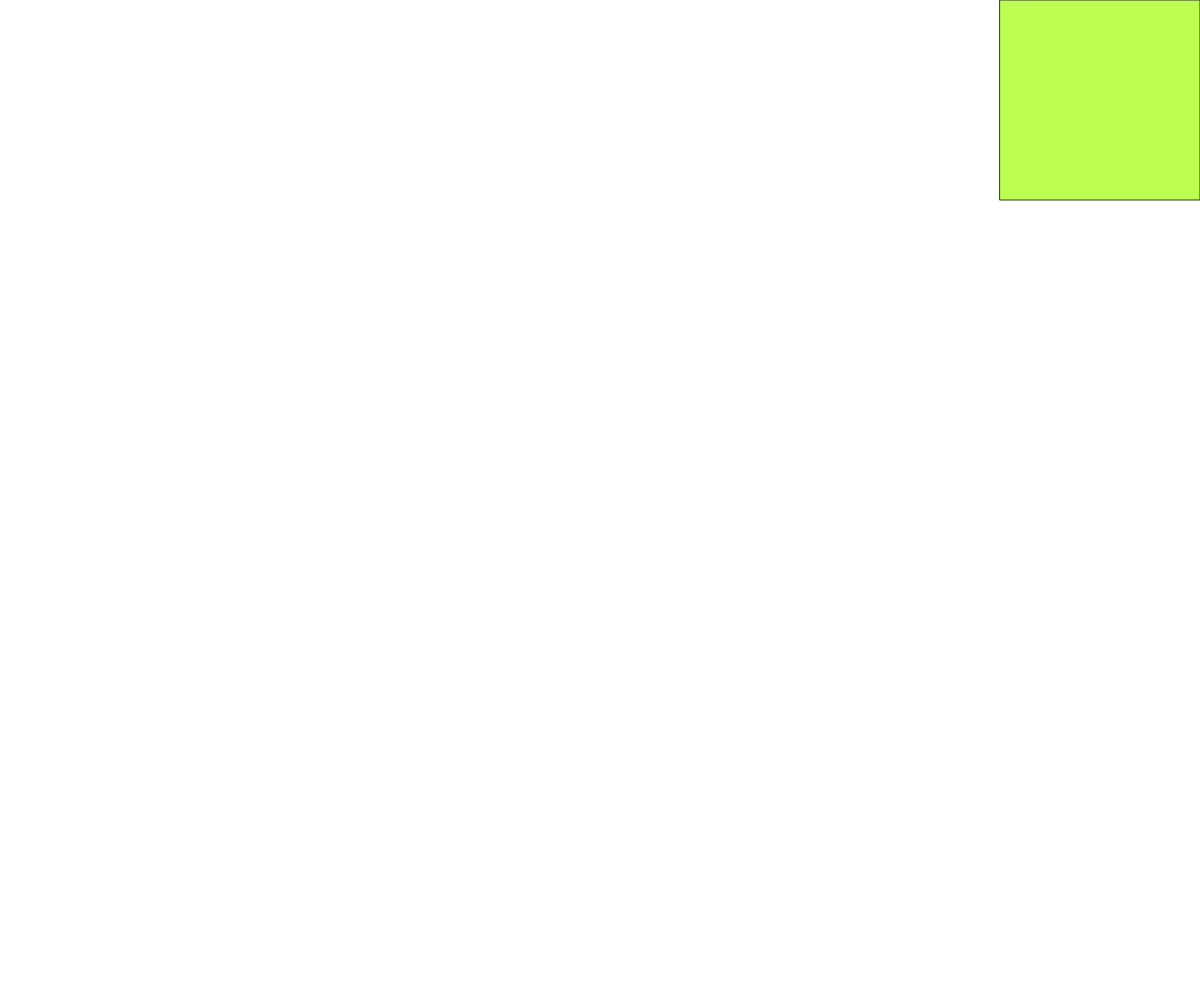
Frame 1 (no input)
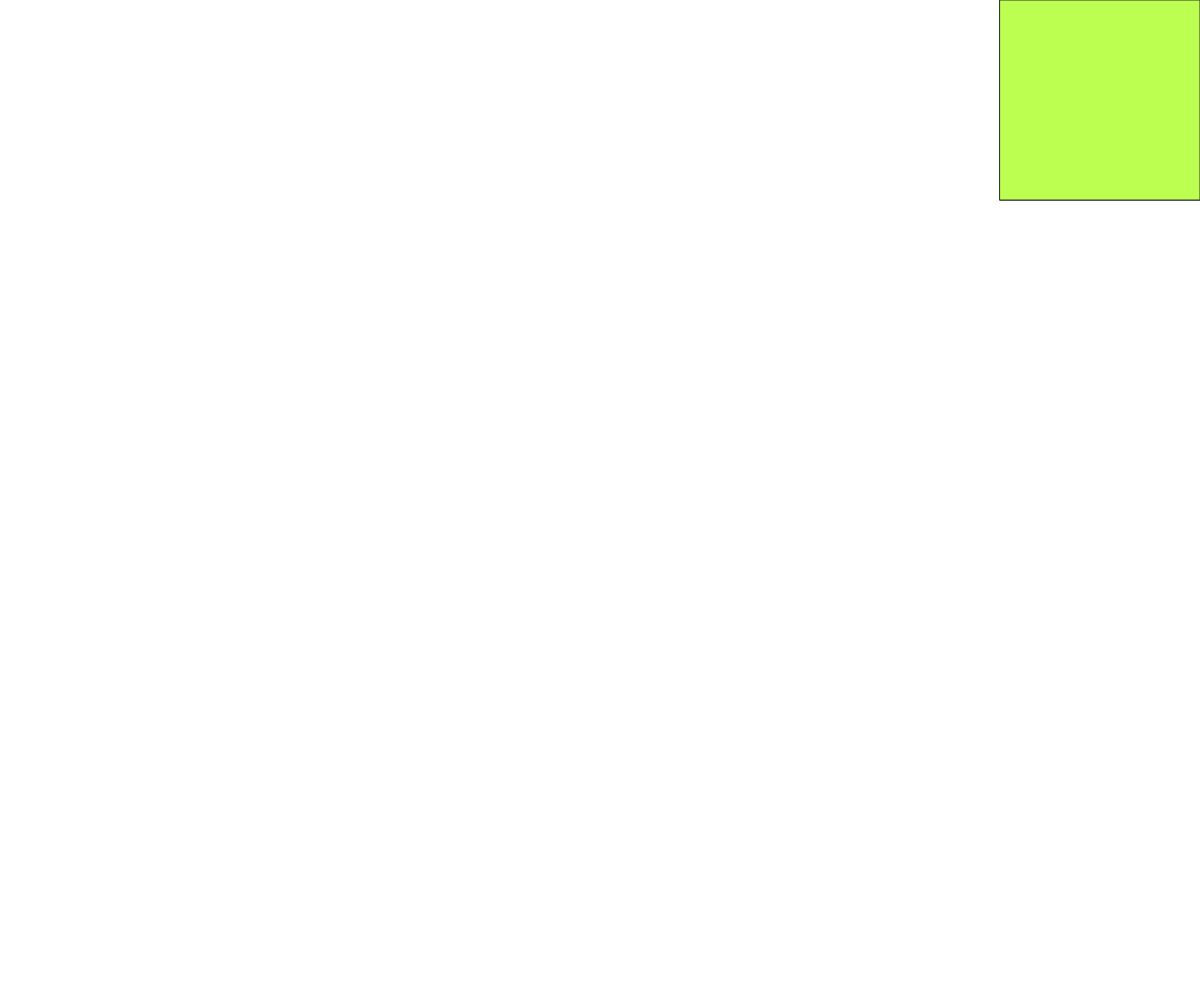
Frame 60 (no input)
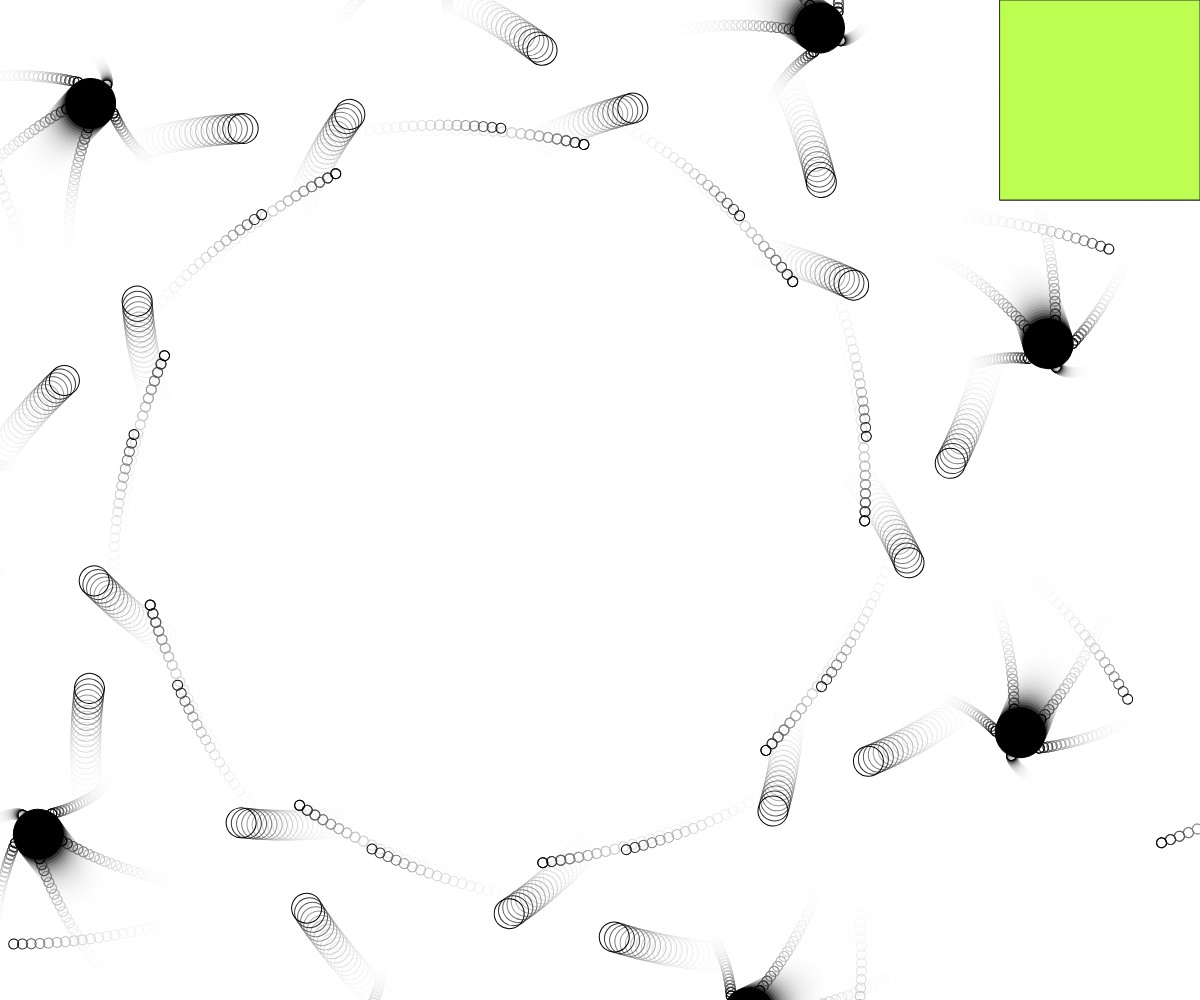
Frame 120 (the mouse pressed at the canvas centre since frame 60)

The p5.js sketch that drew these frames (run headless with seeded random() and noise() and a simulated clock; from frame 60 on, the mouse is pressed at the canvas centre):

// p5.js sketch
// ── sketch.js
var A = 0.0  
var S =0.005; // speed
var x = 500 ;
var y = 500 ;

function setup() {
  createCanvas(1200,1000);
  noFill();
  
}

function draw() {
	fill(172,283,38);      // mapping rectangle
  rect(1000,0,200,200);
  
  
	var L0 = map(mouseX,1000,width,10,300);
	var L1= map(mouseY,0,200,10,300);
	background(255,50);    // this is what is giving the trails .. to switch it off turn Opcity to 255
	

	
	translate(500,500);
	rotate(A);
	for(var i =0; i<9 ; i++){   
		push();
		fill(0);  // center 
		rotate(i*TWO_PI/9);   
		translate(0,L0); 
		ellipse(0,0,50,50);   // raduis of primary circle
		noFill();
			rotate(A);
			for(var j =0; j<5 ; j++){
				push();
					rotate(j*TWO_PI/5);
					translate(0,L1);
					ellipse(0,0,30,30);    // raduis of secondary circle
				
				
				rotate(A);
			for(var k =0; k<8 ; k++){ // inc the number of circles 
				push();
					rotate(k*TWO_PI/5);  
					translate(0,L1);
					ellipse(0,0,10,10); //  small babies
				pop();
				
	}
	pop();
			}
	pop();
	}
	A += S;
  
}
